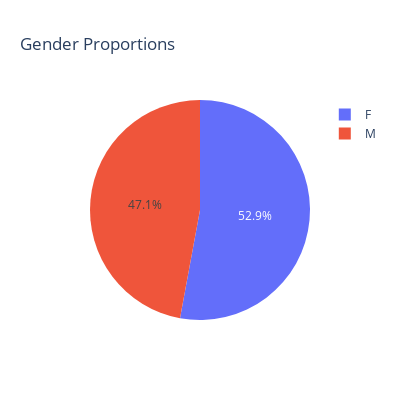

Notebook cell for this chart:
### Markdown cell above
### Distribution of Gender and Card Category

### Code cell
gender = churn.Gender.value_counts()

fig = px.pie(gender, values = gender.values,names = gender.index, title="Gender Proportions",width=400, height=400)

fig.show()

### Figure 1 — Plotly figure (JSON) as saved in the notebook; plotly's stock layout.template omitted (floating-point values rounded to 4 significant figures)
{"data": [{"domain": {"x": [0, 1], "y": [0, 1]}, "hovertemplate": "index=%{label}<br>value=%{value}<extra></extra>", "labels": ["F", "M"], "legendgroup": "", "name": "", "showlegend": true, "type": "pie", "values": [5358, 4769]}], "layout": {"height": 400, "legend": {"tracegroupgap": 0}, "title": {"text": "Gender Proportions"}, "width": 400}}
